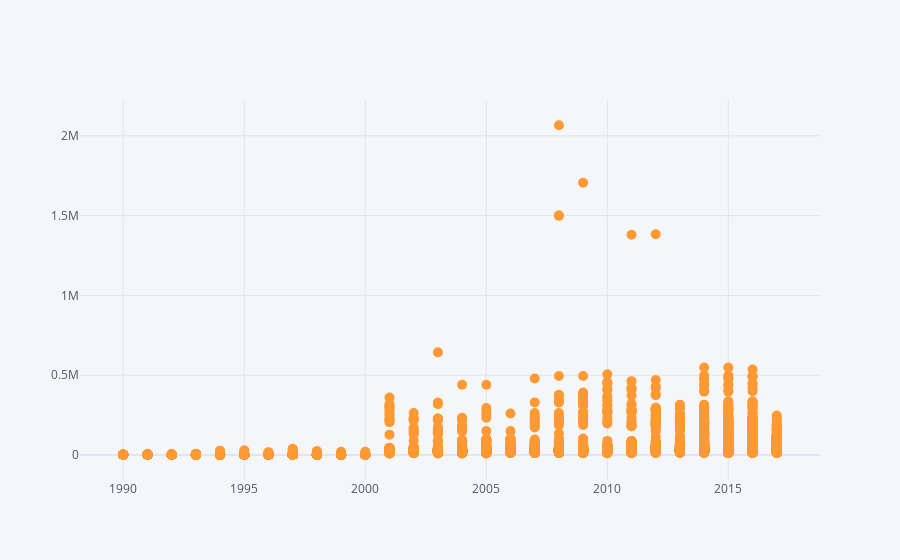

The code cell stored with this chart in its notebook:
### Code cell
df2.iplot(kind='scatter',x='Year',y='MSRP',mode='markers',size=10)
# in this interactive scatter plot we can see how car prices have changed over the years
# we see that the car industry began to flourish after 2000's and some of the highest prices are observed around the years 2007 to 2012

### Figure 1 — Plotly figure (JSON) as saved in the notebook; plotly's stock layout.template omitted (floating-point values rounded to 4 significant figures; data arrays with more than 128 entries replaced by an {"elided": "..."} marker saying what was removed)
{"data": [{"line": {"color": "rgba(255, 153, 51, 1.0)", "dash": "solid", "shape": "linear", "width": 1.3}, "marker": {"size": 10, "symbol": "circle"}, "mode": "markers", "name": "MSRP", "text": "", "type": "scatter", "x": {"elided": "11190 int values"}, "y": {"elided": "11190 int values"}}], "layout": {"legend": {"bgcolor": "#F5F6F9", "font": {"color": "#4D5663"}}, "paper_bgcolor": "#F5F6F9", "plot_bgcolor": "#F5F6F9", "title": {"font": {"color": "#4D5663"}}, "xaxis": {"gridcolor": "#E1E5ED", "showgrid": true, "tickfont": {"color": "#4D5663"}, "title": {"font": {"color": "#4D5663"}, "text": ""}, "zerolinecolor": "#E1E5ED"}, "yaxis": {"gridcolor": "#E1E5ED", "showgrid": true, "tickfont": {"color": "#4D5663"}, "title": {"font": {"color": "#4D5663"}, "text": ""}, "zerolinecolor": "#E1E5ED"}}}
